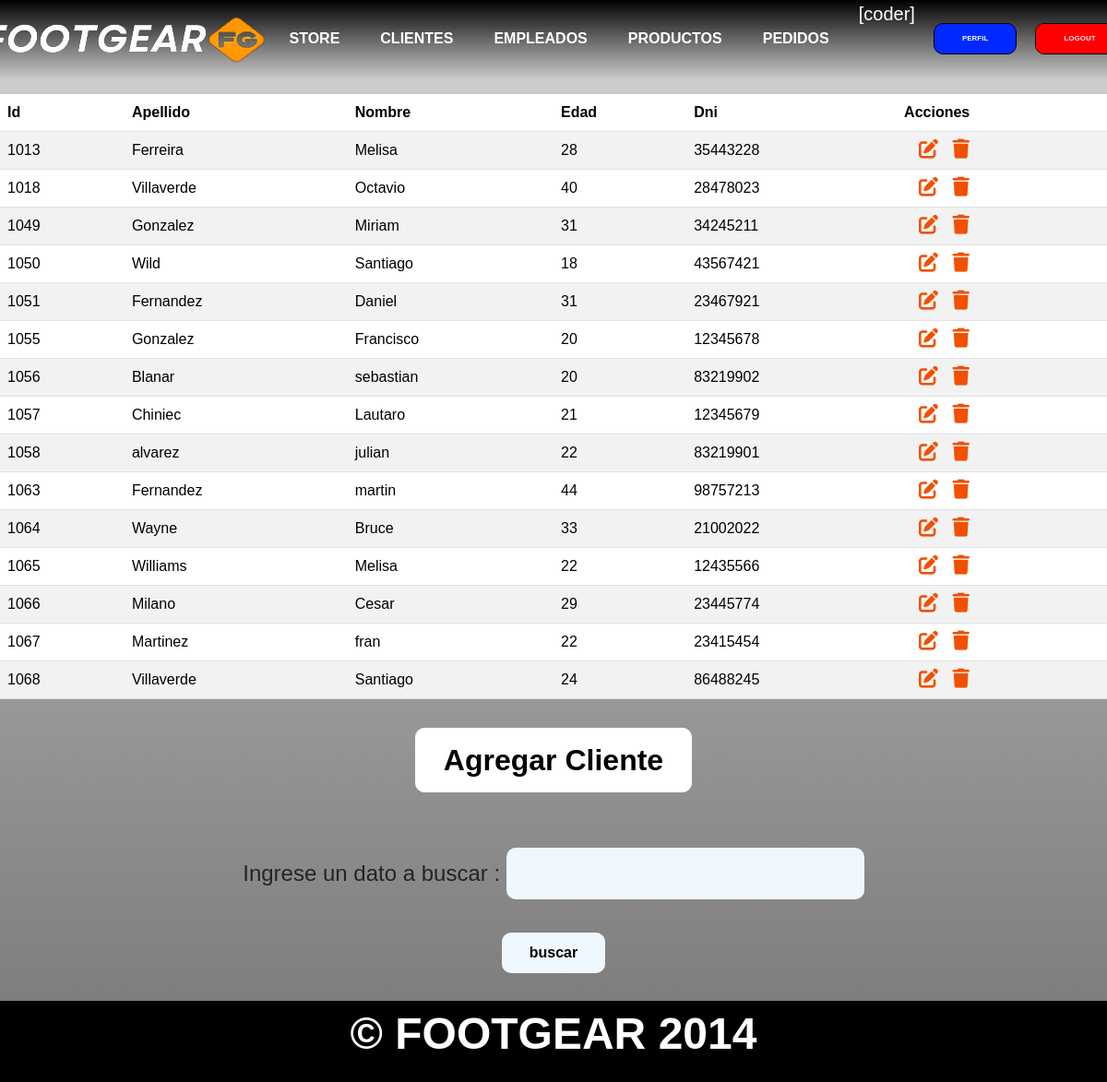
The page /clientes/ (signed in) on the database as committed earlier.
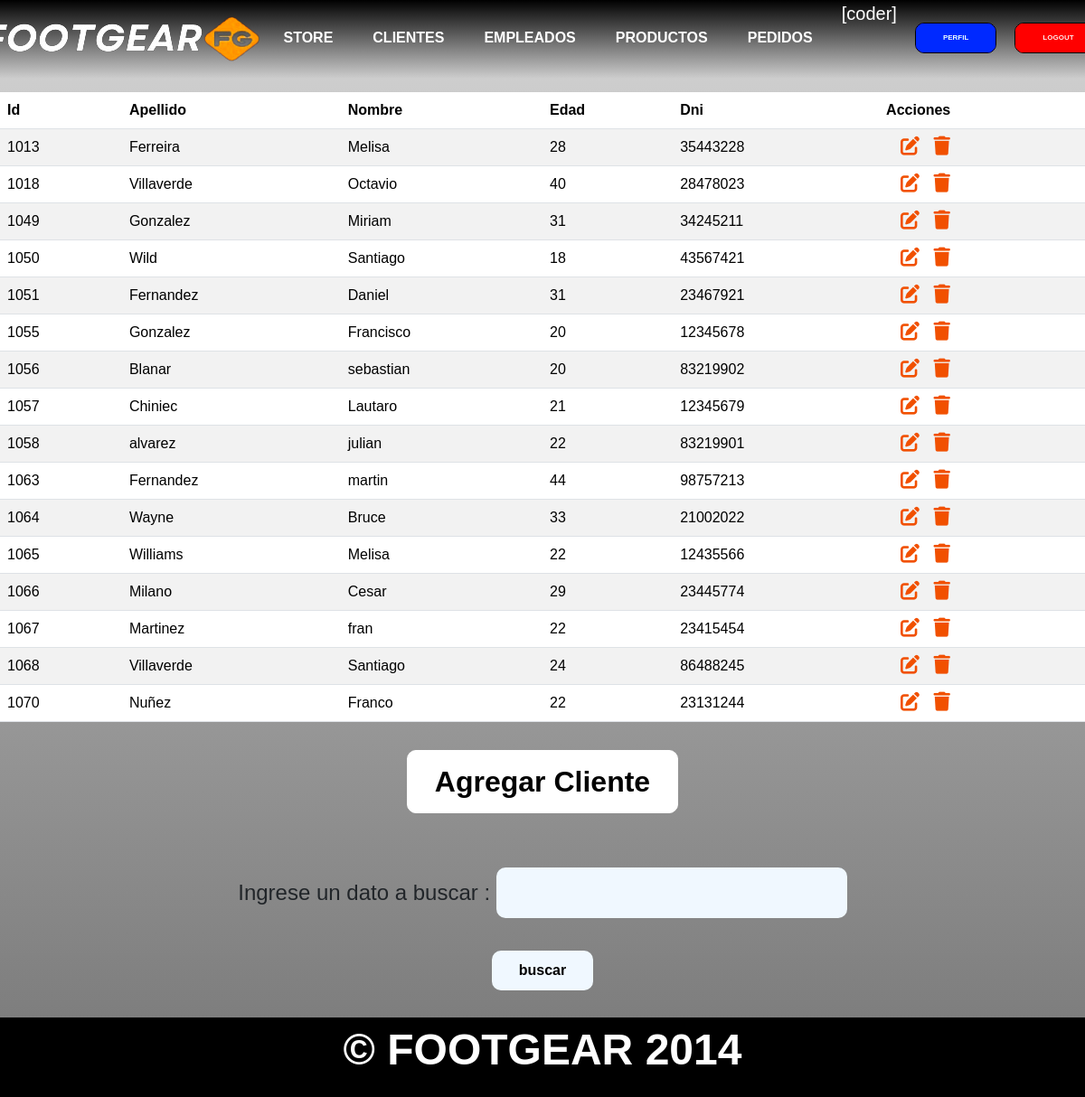
The same page on the database as committed later.
### aplicacion/models.py (models this page shows, shortened)
class Cliente(models.Model):
    nombre = models.CharField(max_length=50)
    apellido = models.CharField(max_length=50)
    edad = models.IntegerField()
    dni = models.IntegerField(unique=True)

### aplicacion/views.py (the view)
# urls.py: path('clientes/', clientes,name="clientes"),
@login_required
def clientes(request):
    formulario_cliente = ClienteForm()
    contexto = {
        'clientes': Cliente.objects.all(),
        'form': formulario_cliente
    }
    return render(request,"aplicacion/clientes.html",contexto)

### aplicacion/forms.py
class ClienteForm(forms.Form):
    nombre = forms.CharField(max_length=50,required=True)
    dni = forms.IntegerField(required=True)
    apellido = forms.CharField(max_length=50,required=True)
    edad = forms.IntegerField(required=True)

### aplicacion/templates/aplicacion/clientes.html (shortened to what this page needs)
{% extends 'aplicacion/index.html' %}
{% block tabla_clientes %}
<div class="button_container table_container">
    <table class="table table-striped">
        <thead>
            <tr>
                <th>Id</th>
                <th>Apellido</th>
                <th>Nombre</th>
                <th>Edad</th>
                <th>Dni</th>
                <th>Acciones</th>
            </tr>
        </thead>
        <tbody>
        {% for c in clientes %}
            <tr>
                <td>{{ c.id }}</td>
                <td>{{ c.apellido }}</td>
                <td>{{ c.nombre }}</td>
                <td>{{ c.edad }}</td>
                <td>{{ c.dni }}</td>
                <td>
                <a
                href="{% url 'cliente_update' c.id %}"
                class="btn edit-tables"
                style="--bs-btn-padding-y: .25rem;"
                >
                </a>
                <a
                href="{% url 'cliente_delete' c.id %}"
                class="btn delete-tables"
                style="--bs-btn-padding-y: .25rem;"
                >
                </a>
            </td>
            </tr>
        {% endfor %}
        </tbody>
    </table>
</div>
{% endblock tabla_clientes%}
{% block formulario %}
<div class="button_container">
    <button id="mostrarFormularioClientes">Agregar Cliente</button>
</div>
{% endblock formulario %}
{% block busqueda %}
<form action="{% url 'encontrar_clientes' %}" method="get">
    <div class="form-table">
        <p class="search-text">Ingrese un dato a buscar : <input type="text" name= "buscar" id= "buscar"></p>
    </div>
    <div class="form">
        <input  type="submit" value="buscar">
    </div>
</form>
{% endblock busqueda %}

Rows that differ between the two databases and show on the page:
added Cliente: id "1070", apellido "Nuñez", nombre "Franco", edad "22", dni "23131244"
